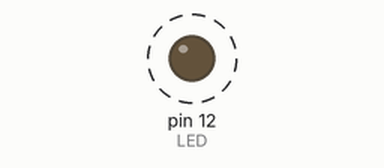
Bench run of a sketch on a simulated Arduino Uno, built with avr-gcc and run on an emulated ATmega328P. Parts: output pins drawn as LEDs (lit = HIGH). Dashed ring = blinking.

Above: at 0.5 s.
Timing chart, 0 to 4.6 s (numbered marks = the images above):
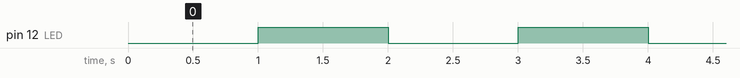

The sketch:

day2.ino
```cpp
/*
  Wiring up an external LED to be powered constantly from the Uno with a 220 resistor.
  1. Start by defining the pins that were used from the Uno board
  2. In the loop, we will toggle the power output to pin 12, which will make the LED blink
*/

int LED = 12; // 12 in the digital power pin which the + end of the LED is linked to in the bread board

void setup()
{
  pinMode(LED, OUTPUT); // declaring pin 12 as an OUTPUT for the board.
  digitalWrite(LED, HIGH); // send full power (5v) to pin 12
}

// optionally, we can make the light blink by toggle the Write power from high to low on 1000ms intervals.
void loop()
{
  digitalWrite(LED, LOW);
  delay(1000);
  digitalWrite(LED, HIGH);
  delay(1000);
}
```

Measured:
- by itself, pin 12 (LED): alternates HIGH for 1.0 s and LOW for 1.0 s
